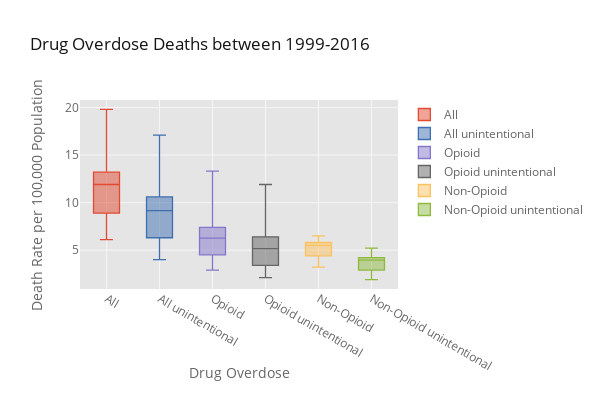

Notebook source saved alongside this figure:
### Code cell
dfDeathT.iplot(kind='box', dimensions=(600, 400), 
   title='Drug Overdose Deaths between 1999-2016',xTitle='Drug Overdose',yTitle='Death Rate per 100,000 Population')
#fig.show("svg")

### Figure 1 — Plotly figure (JSON) as saved in the notebook; plotly's stock layout.template omitted (floating-point values rounded to 4 significant figures)
{"data": [{"boxpoints": false, "line": {"width": 1.3}, "marker": {"color": "rgba(226, 74, 51, 1.0)"}, "name": "All", "orientation": "v", "type": "box", "y": [6.1, 6.2, 6.8, 8.2, 8.9, 9.4, 10.1, 11.5, 11.9, 11.9, 11.9, 12.3, 13.2, 13.1, 13.8, 14.7, 16.3, 19.8]}, {"boxpoints": false, "line": {"width": 1.3}, "marker": {"color": "rgba(62, 111, 176, 1.0)"}, "name": "All unintentional", "orientation": "v", "type": "box", "y": [4, 4.1, 4.6, 5.7, 6.3, 6.8, 7.6, 8.8, 9.1, 9.2, 9.4, 9.7, 10.6, 10.6, 11.3, 12.1, 13.8, 17.1]}, {"boxpoints": false, "line": {"width": 1.3}, "marker": {"color": "rgba(132, 118, 202, 1.0)"}, "name": "Opioid", "orientation": "v", "type": "box", "y": [2.9, 3, 3.3, 4.1, 4.5, 4.7, 5.1, 5.9, 6.1, 6.4, 6.6, 6.8, 7.3, 7.4, 7.9, 9, 10.4, 13.3]}, {"boxpoints": false, "line": {"width": 1.3}, "marker": {"color": "rgba(101, 101, 101, 1.0)"}, "name": "Opioid unintentional", "orientation": "v", "type": "box", "y": [2.1, 2.2, 2.4, 3.1, 3.4, 3.6, 4, 4.8, 5, 5.3, 5.5, 5.7, 6.3, 6.4, 6.9, 7.9, 9.3, 11.9]}, {"boxpoints": false, "line": {"width": 1.3}, "marker": {"color": "rgba(251, 193, 94, 1.0)"}, "name": "Non-Opioid", "orientation": "v", "type": "box", "y": [3.2, 3.2, 3.5, 4.1, 4.4, 4.7, 5, 5.6, 5.8, 5.5, 5.3, 5.5, 5.9, 5.7, 5.9, 5.7, 5.9, 6.5]}, {"boxpoints": false, "line": {"width": 1.3}, "marker": {"color": "rgba(142, 186, 66, 1.0)"}, "name": "Non-Opioid unintentional", "orientation": "v", "type": "box", "y": [1.9, 1.9, 2.2, 2.6, 2.9, 3.2, 3.6, 4.0, 4.1, 3.9, 3.9, 4.0, 4.3, 4.2, 4.4, 4.2, 4.5, 5.2]}], "layout": {"height": 400, "legend": {"bgcolor": "#FFFFFF", "font": {"color": "#666666"}}, "paper_bgcolor": "#FFFFFF", "plot_bgcolor": "#E5E5E5", "title": {"font": {"color": "#151516"}, "text": "Drug Overdose Deaths between 1999-2016"}, "width": 600, "xaxis": {"gridcolor": "#F6F6F6", "showgrid": true, "tickfont": {"color": "#666666"}, "title": {"font": {"color": "#666666"}, "text": "Drug Overdose"}, "zerolinecolor": "#F6F6F6"}, "yaxis": {"gridcolor": "#F6F6F6", "showgrid": true, "tickfont": {"color": "#666666"}, "title": {"font": {"color": "#666666"}, "text": "Death Rate per 100,000 Population"}, "zerolinecolor": "#F6F6F6"}}}
